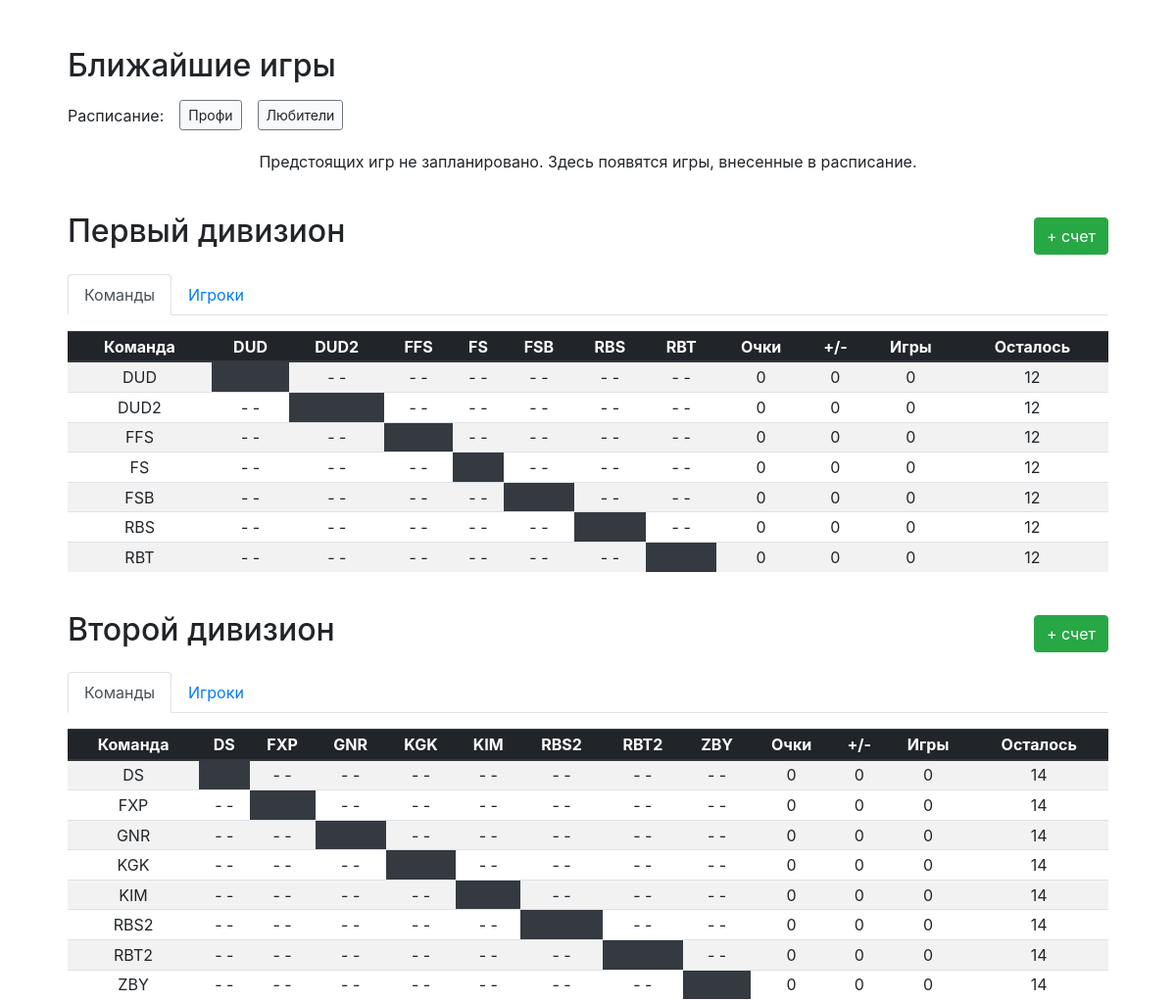
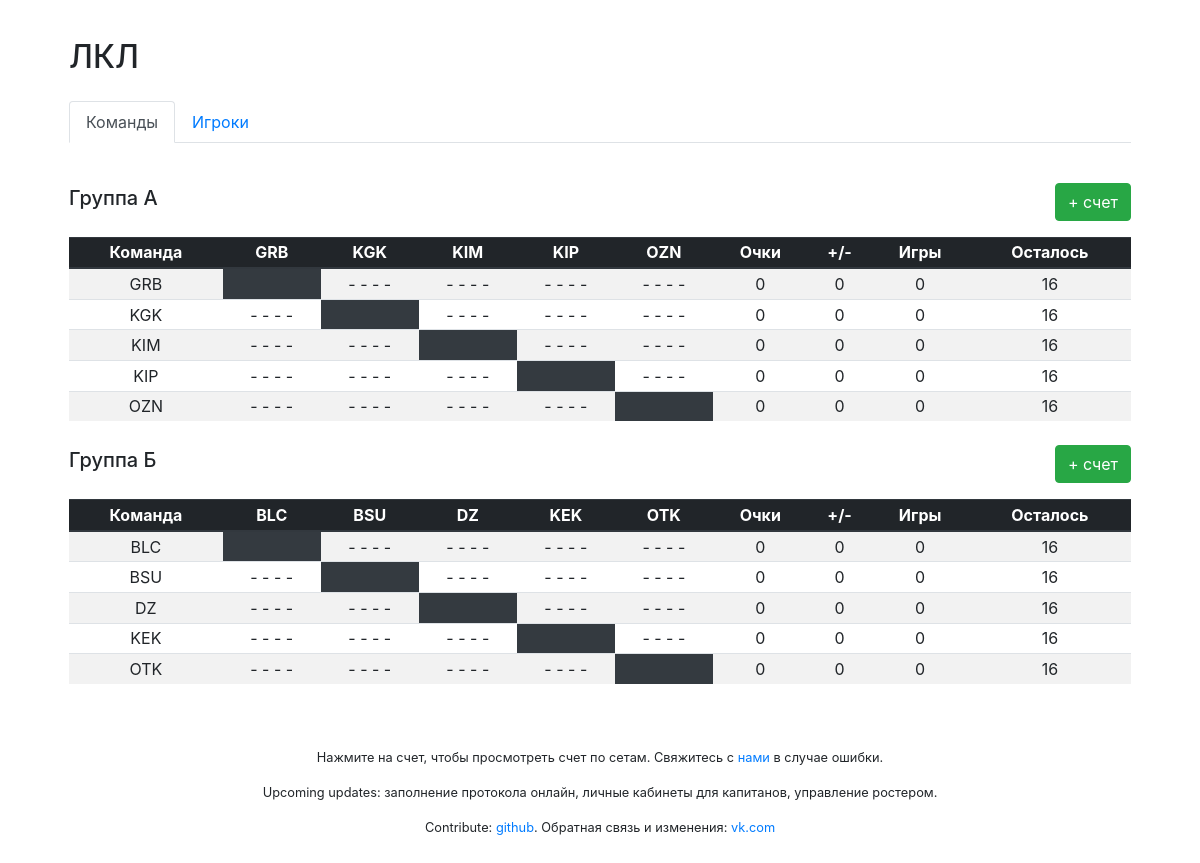
The page / on the database its author committed (2 pictures, top to bottom).
### tables this page shows
CREATE TABLE tournaments (tournament_id integer primary key autoincrement, tournament_name text, tournament_rounds integer, tournament_description text, tournament_type references systems(system_id));

### inc/layout/widgets/pro_tournament.php (the view, shortened to what this page needs)
<div class="d-flex align-items-center mt-4 mb-3">
    <h2 class="text-left"><?php echo $tournament["tournament_description"]; ?></h2>
    <a href="input.php?tournament=<?php echo $tournament["tournament_id"]; ?>" class="btn btn-success ml-auto">+ счет</a>
</div>
<ul class="nav nav-tabs">
    <li class="nav-item">
        <a class="nav-link active" href="#divTeamsPane<?php echo $tournament["tournament_id"]; ?>" id="firstDivTeamsTab" data-toggle="tab" role="tab">Команды</a>
    </li>
    <li class="nav-item">
        <a class="nav-link" href="#divPlayersPane<?php echo $tournament["tournament_id"]; ?>" id="firstDivPlayersTab" data-toggle="tab" role="tab">Игроки</a>
    </li>
</ul>
<div class="tab-content mt-3">
    <div class="tab-pane fade show active" id="divTeamsPane<?php echo $tournament["tournament_id"]; ?>">
        <div class="table-responsive">
            <?php print_result_table($tournament["tournament_id"], "2019"); ?>
        </div>
    </div>
</div>

### inc/layout/head.php (shortened to what this page needs)
<html lang="ru">
<head>
	<?php require_once "styles.php" ?>
</head>

### inc/layout/styles.php (shortened to what this page needs)
<link rel="stylesheet" href="inc/libs/bootstrap/css/bootstrap.min.css">
<link rel="stylesheet" href="https://use.fontawesome.com/releases/v5.7.2/css/all.css">
<link rel="stylesheet" href="inc/libs/jquery-ui/jquery-ui.min.css">
<link rel="stylesheet" href="inc/css/custom.css?v=7">

### index.php (shortened to what this page needs)
<?php
	require_once __DIR__ . "/inc/bootstrap.php";
	require_once __DIR__ . "/inc/layout/head.php";
    $sth = $db->prepare("select * from tournaments where tournament_type = 1");
    $sth->execute();
    $pro_tournaments = $sth->fetchAll();
    $sth = $db->prepare("select * from tournaments where tournament_id = 5 or tournament_id = 6");
    $sth->execute();
    $amateur_tournaments = $sth->fetchAll();
?>
<body>
<main role="main" class="container">
  	<div class="starter-template text-center">
        <?php include $_SERVER["DOCUMENT_ROOT"] . "/inc/layout/widgets/schedule.php"; ?>
        <?php foreach ($pro_tournaments as $tournament) {
            include $_SERVER["DOCUMENT_ROOT"] . "/inc/layout/widgets/pro_tournament.php";
		} ?>
		<?php include $_SERVER["DOCUMENT_ROOT"] . "/inc/layout/widgets/amateur_tournament.php"; ?>
        <p class="small mt-5">Нажмите на счет, чтобы просмотреть счет по сетам. Свяжитесь с <a href="http://vk.com/aantropov">нами</a> в случае ошибки.</p>
    	<p class="small mt-3">Upcoming updates: заполнение протокола онлайн, личные кабинеты для капитанов, управление ростером.</p>
    	<p class="small mt-3">Contribute: <a href="https://github.com/aleksanderantropov/kicker">github</a>. Обратная связь и изменения: <a href="https://vk.com/topic-58506517_42583616">vk.com</a></p>
  	</div>
</main>
</body>
</html>

### inc/layout/widgets/schedule.php
<div>
    <h2 class="text-left">Ближайшие игры</h2>
    <div class="d-flex align-items-center my-3 flex-wrap">
        <p class="mb-0 mr-3 mb-1">Расписание:</p>
        <div class="d-flex mb-1">
            <a href="schedule.php?tournament=pro" class="btn btn-sm btn-light border-secondary">Профи</a>
            <a href="schedule.php?tournament=amateur" class="btn btn-sm btn-light border-secondary ml-3">Любители</a>
        </div>
    </div>
</div>
<div class="table-responsive">
    <?php include $_SERVER["DOCUMENT_ROOT"] . "/inc/layout/templates/next_games.php"; ?>
</div>

### inc/layout/templates/next_games.php
<?php
	require_once __DIR__ . "/../../bootstrap.php";
	$sth = $db->prepare("select
		s.id as id,
		s.tournament_id,
		s.team_id1 as team_id1,
		s.team_id2 as team_id2,
		ht.team_name_short as team_name1,
		at.team_name_short as team_name2,
		tour,
		p.name as place,
		date,
		time
		from schedule as s
		inner join teams as ht on ht.team_id = s.team_id1
		inner join teams as at on at.team_id = s.team_id2
		inner join places as p on s.place_id = p.place_id
		where date is not NULL and date >= date(datetime(), 'localtime') and time is not NULL and place is not NULL
		order by date, time"
	);
	$sth->execute();
	$next_games = $sth->fetchAll();
?>
<?php if (sizeof($next_games)): ?>
<table class="table table-sm table-striped table-hover text-center">
	<thead class="thead-dark">
		<tr>
			<th>Див.</th>
			<th>Тур</th>
			<th>Команды</th>
			<th>Место</th>
			<th>Дата</th>
			<th>Время</th>
		</tr>
	</thead>
	<tbody>
		<?php foreach ($next_games as $next): ?>
			<tr<?php if (date_format(date_create($next['date']), "j.m") == date_format(date_create("now"), "j.m")) echo " class='bg-warning font-italic'"; ?>>
				<td title="
					<?php
						switch ($next['tournament_id']) {
							case "1":
								echo "Первый";
								break;
							case "2":
								echo "Второй";
								break;
							case "5":
								echo "ЛКЛ. Группа А";
									break;
							case "6":
								echo "ЛКЛ. Группа Б";
								break;
						}
					?>
				">
					<?php
						switch ($next['tournament_id']) {
							case "1":
								echo "П";
								break;
							case "2":
								echo "В";
								break;
							case "5":
								echo "ЛА";
								break;
							case "6":
								echo "ЛБ";
								break;
						}
					?>
				</td>
				<td><?php echo $next['tour']; ?></td>
				<td><?php echo $next['team_name1'] . " - " . $next['team_name2']; ?></td>
				<td><?php echo $next['place']; ?></td>
				<td><?php echo date_format(date_create($next['date']), "j.m"); ?></td>
				<td><?php echo $next['time']; ?></td>
			</tr>
		<?php endforeach; ?>
	</tbody>
</table>
<?php else: ?>
	<p>Предстоящих игр не запланировано. Здесь появятся игры, внесенные в расписание.</p>
<?php endif; ?>

### inc/functions.php (shortened to what this page needs)
<?php
function print_result_table($tournament_id, $season) {
	global $db;
	$sth = $db->prepare("
			select
			count(tms.team_name_short) as teams_quantity,
			trn.tournament_rounds as rounds,
			trn.tournament_id as tournament_id,
			s.season_id as season_id
			from teams as tms
			inner join tournaments as trn on trn.tournament_id = tms.tournament_id
			inner join seasons as s on tms.season_id = s.season_id
			where trn.tournament_id = ? and s.season_name = ?
		");
	$sth->execute( array($tournament_id, $season) );
	$tournament = $sth->fetch();
	$sql = "with points_table as
			(
				select
				m.team_id1 as id,
				ht.team_name_short as name,
				sum(m.points_1) as points,
				count(*) as games_played
				from teams as ht
				inner join matches as m on ht.team_id = m.team_id1
				where m.tournament_id = :tournament_id and m.season_id = :season_id
				group by name
				union all
				select
				m.team_id2 as id,
				at.team_name_short as name,
				sum(m.points_2) as points,
				count(*) as games_played
				from teams as at
				inner join matches as m on at.team_id = m.team_id2
				where m.tournament_id = :tournament_id and m.season_id = :season_id
				group by name
			)
			select id, name, sum(points) as points, sum(games_played) as games_played, ((:qty - 1) * :r - sum(games_played)) as games_left
			from points_table
			group by name
			order by points desc";
	$sth = $db->prepare($sql);
	$sth->bindValue(':tournament_id', $tournament['tournament_id'], PDO::PARAM_INT);
	$sth->bindValue(':season_id', $tournament['season_id'], PDO::PARAM_INT);
	$sth->bindValue(':qty', $tournament['teams_quantity'], PDO::PARAM_INT);
	$sth->bindValue(':r', $tournament['rounds'], PDO::PARAM_INT);
	$sth->execute();
	$standings = $sth->fetchAll();
	array_multisort(array_column($standings, "points"), SORT_DESC, SORT_NUMERIC, array_column($standings, "goal_diff"), SORT_DESC, $standings);
	$sth = $db->prepare("
			select
			m.match_id as match_id,
			m.season_id as season_id,
			m.tournament_id as tournament_id,
			ht.team_name_short as home_team,
			at.team_name_short as away_team,
			m.sets_won1 as home_score,
			m.sets_won2 as away_score
			from matches as m
			inner join teams as ht on ht.team_id = m.team_id1
			inner join teams as at on at.team_id = m.team_id2
			where m.season_id = :season_id and m.tournament_id = :tournament_id
		");
	$sth->bindValue(':tournament_id', $tournament['tournament_id'], PDO::PARAM_INT);
	$sth->bindValue(':season_id', $tournament['season_id'], PDO::PARAM_INT);
	$sth->execute();
	$results = $sth->fetchAll();
	$cols = $tournament['teams_quantity'] + 5;
	if (count($standings) < $tournament['teams_quantity'])
	{
		$sth = $db->prepare("select team_name_short as name from teams where tournament_id = :tournament_id order by name");
		$sth->bindValue(':tournament_id', $tournament['tournament_id'], PDO::PARAM_INT);
		$sth->execute();
		$teams = $sth->fetchAll();
		foreach ($teams as $team)
		{
			$double = 0;
			if (!$double)
			{
				$team['points'] = '0';
				$team['goal_diff'] = '0';
				$team['games_played'] = '0';
				$team['games_left'] = ''.($tournament['teams_quantity'] - 1) * $tournament['rounds'];
				array_push($standings, $team);
			}
		}
	}
	echo '<table class="table table-striped table-hover text-center table-sm">';
	echo '<thead class="thead-dark">';
	echo '<tr>';
	echo '<th>Команда</th>';
	for ($i = 0; $i < $tournament['teams_quantity']; $i++)
		echo '<th сolspan="2">' . $standings[$i]['name'] . '</th>';
	echo '<th>Очки</th>';
	echo '<th>+/-</th>';
	echo '<th>Игры</th>';
	echo '<th>Осталось</th>';
	echo '</tr>';
	echo '</thead>';
	echo '<tbody>';
	for ($i = 0; $i < $tournament['teams_quantity']; $i++) {
		echo '<tr>';
		for ($j = 0; $j < $cols; $j++)
		{
			$home_team = $standings[$i]['name'];
			switch ($j)
			{
				case 0:
					echo '<td>' . $home_team . '</td>';
					break ;
				case ($i + 1):
					echo '<td class="bg-dark"></td>';
					break ;
				case ($cols - 4):
					echo '<td>' . $standings[$i]['points'] . '</td>';
					break ;
				case ($cols - 3):
					echo '<td>' . $standings[$i]['goal_diff'] . '</td>';
					break ;
				case ($cols - 2):
					echo '<td>' . $standings[$i]['games_played'] . '</td>';
					break ;
				case ($cols - 1):
					echo '<td>' . $standings[$i]['games_left'] . '</td>';
					break ;
				default:
					$away_team = $standings[$j - 1]['name'];
					echo '<td>' . find_match_results($home_team, $away_team, $results, $tournament) . '</td>';
					break ;
			}
		}
		echo '</tr>';
	}
	echo '</tbody>';
	echo '</table>';
}
function find_match_results($home_team, $away_team, $results, $tournament) {
	$res = " ";
	if (!(strlen($res) - 1))
	{
		$i = $tournament['rounds'];
		while ($i--)
			$res .= " - ";
	}
	return ($res);
}

### inc/layout/widgets/amateur_tournament.php (shortened to what this page needs)
<div class="d-flex align-items-center mt-4 mb-3">
    <h2 class="text-left">ЛКЛ</h2>
</div>
<ul class="nav nav-tabs">
    <li class="nav-item">
        <a class="nav-link active" href="#divTeamsPane5" id="firstDivTeamsTab" data-toggle="tab" role="tab">Команды</a>
    </li>
    <li class="nav-item">
        <a class="nav-link" href="#divPlayersPane5" id="firstDivPlayersTab" data-toggle="tab" role="tab">Игроки</a>
    </li>
</ul>
<div class="tab-content mt-3">
    <div class="tab-pane fade show active" id="divTeamsPane5">
        <div class="table-responsive">
            <?php foreach ($amateur_tournaments as $tournament): ?>
                <div class="d-flex align-items-center mt-4 mb-3">
                    <h5 class="text-left"><?php echo $tournament["tournament_description"]; ?></h5>
                    <a href="input.php?tournament=<?php echo $tournament["tournament_id"]; ?>" class="btn btn-success ml-auto">+ счет</a>
                </div>
                <?php print_result_table($tournament["tournament_id"], "2020"); ?>
            <?php endforeach; ?>
        </div>
    </div>
</div>

### inc/css/custom.css (style rules this page uses)
body { padding-top: 0; }
.starter-template { position: relative; padding: 3rem 1.5rem; text-align: center; }
.table td, .table th { text-align: center; vertical-align: middle; font-size: 12px; }
@media (min-width: 576px) { .table td, .table th { font-size: 1rem; } }

### rows shown on the page
tournaments: tournament_description "Первый дивизион", name "DUD", name "DUD2", name "FFS", name "FS", name "FSB", name "RBS", name "RBT", home_team "DUD", tournament "- -", points "0", goal_diff "0", games_played "0", games_left "12", home_team "DUD2", home_team "FFS", home_team "FS", home_team "FSB", home_team "RBS", home_team "RBT"
tournaments: tournament_description "Второй дивизион", name "DS", name "FXP", name "GNR", name "KGK", name "KIM", name "RBS2", name "RBT2", name "ZBY", home_team "DS", tournament "- -", points "0", goal_diff "0", games_played "0", games_left "14", home_team "FXP", home_team "GNR", home_team "KGK", home_team "KIM", home_team "RBS2", home_team "RBT2", home_team "ZBY"
tournaments: tournament_description "Группа А", name "GRB", name "KGK", name "KIM", name "KIP", name "OZN", home_team "GRB", tournament "- - - -", points "0", goal_diff "0", games_played "0", games_left "16", home_team "KGK", home_team "KIM", home_team "KIP", home_team "OZN"
tournaments: tournament_description "Группа Б", name "BLC", name "BSU", name "DZ", name "KEK", name "OTK", home_team "BLC", tournament "- - - -", points "0", goal_diff "0", games_played "0", games_left "16", home_team "BSU", home_team "DZ", home_team "KEK", home_team "OTK"
